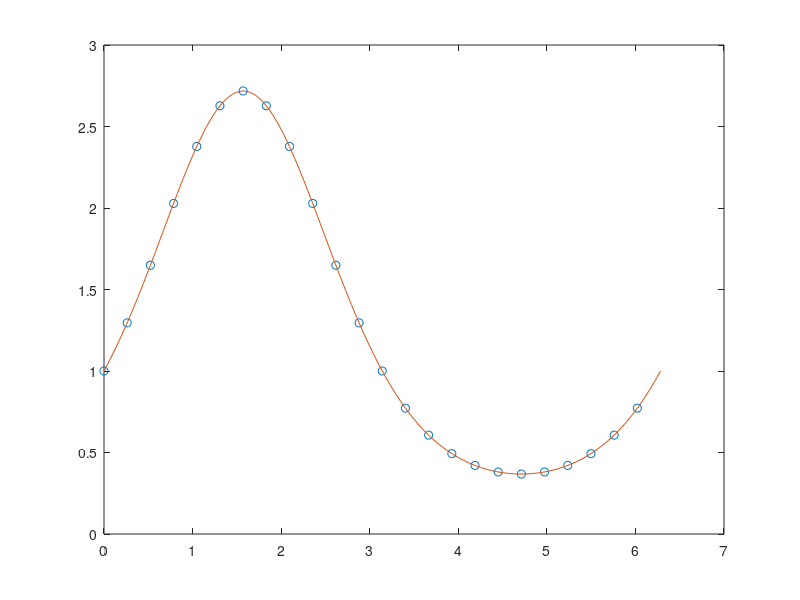

Recreate this plot in MATLAB.

  fun = @(x) max(0,1-abs(x-pi)/2); 
  fun = @(x) exp(sin(x));

  N = 24; 
  h = 2*pi/N; 
  x = h*(0:N-1)';
  v = fun(x);

  v_hat = fft(v);
  k = [0:N/2, -N/2+1:-1];

  ng = 100;
  xg = linspace(0,2*pi,ng);
  fg = exp(1i*xg'*k) * v_hat / N;
  fg = real(fg);
  plot(x,v,'o',xg,fg,'-')
